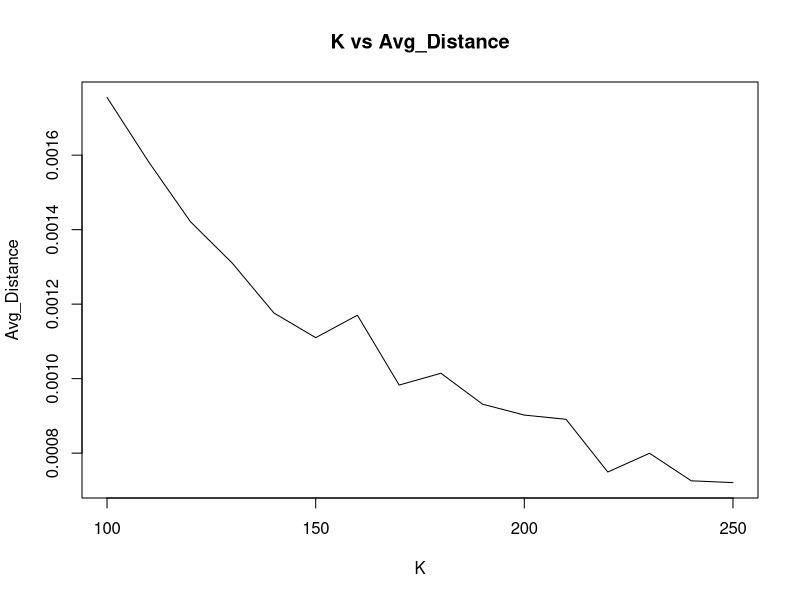

Generate this figure with R:
p2 <- read.csv("p2.csv", sep=",", header=TRUE)
png('p2.png')
K <- p2$K
Avg_Distance <- p2$Avg_Distance
plot(K, Avg_Distance, main="K vs Avg_Distance",type="l")
dev.off()